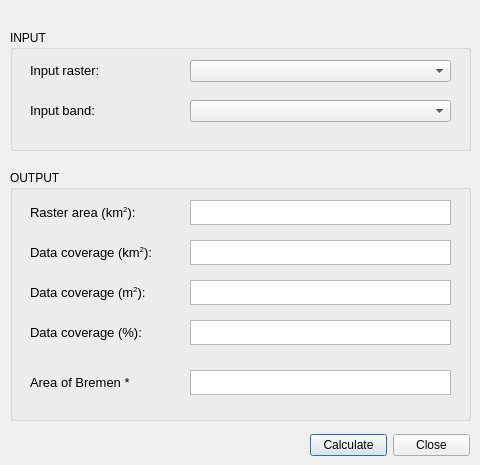
<?xml version="1.0" encoding="UTF-8"?>
<ui version="4.0">
 <class>RasterDataCoverage</class>
 <widget class="QDialog" name="RasterDataCoverage">
  <property name="geometry">
   <rect>
    <x>0</x>
    <y>0</y>
    <width>480</width>
    <height>465</height>
   </rect>
  </property>
  <property name="windowTitle">
   <string>Calculate Raster Coverage</string>
  </property>
  <widget class="QWidget" name="verticalLayoutWidget">
   <property name="geometry">
    <rect>
     <x>10</x>
     <y>30</y>
     <width>461</width>
     <height>121</height>
    </rect>
   </property>
   <layout class="QVBoxLayout" name="verticalLayout">
    <item>
     <widget class="QGroupBox" name="groupBoxInput">
      <property name="title">
       <string>INPUT</string>
      </property>
      <widget class="QLabel" name="label">
       <property name="geometry">
        <rect>
         <x>20</x>
         <y>70</y>
         <width>141</width>
         <height>22</height>
        </rect>
       </property>
       <property name="text">
        <string>&lt;html&gt;&lt;head/&gt;&lt;body&gt;&lt;p&gt;&lt;span style=&quot; font-size:10pt;&quot;&gt;Input band:&lt;/span&gt;&lt;/p&gt;&lt;/body&gt;&lt;/html&gt;</string>
       </property>
      </widget>
      <widget class="QLabel" name="label_2">
       <property name="geometry">
        <rect>
         <x>20</x>
         <y>30</y>
         <width>141</width>
         <height>22</height>
        </rect>
       </property>
       <property name="text">
        <string>&lt;html&gt;&lt;head/&gt;&lt;body&gt;&lt;p&gt;&lt;span style=&quot; font-size:10pt;&quot;&gt;Input raster:&lt;/span&gt;&lt;/p&gt;&lt;/body&gt;&lt;/html&gt;</string>
       </property>
      </widget>
      <widget class="QComboBox" name="comboBoxInputRaster">
       <property name="geometry">
        <rect>
         <x>180</x>
         <y>30</y>
         <width>261</width>
         <height>22</height>
        </rect>
       </property>
       <property name="sizePolicy">
        <sizepolicy hsizetype="Expanding" vsizetype="Expanding">
         <horstretch>0</horstretch>
         <verstretch>0</verstretch>
        </sizepolicy>
       </property>
      </widget>
      <widget class="QComboBox" name="comboBoxInputBand">
       <property name="geometry">
        <rect>
         <x>180</x>
         <y>70</y>
         <width>261</width>
         <height>22</height>
        </rect>
       </property>
       <property name="sizePolicy">
        <sizepolicy hsizetype="Expanding" vsizetype="Expanding">
         <horstretch>0</horstretch>
         <verstretch>0</verstretch>
        </sizepolicy>
       </property>
      </widget>
     </widget>
    </item>
   </layout>
  </widget>
  <widget class="QWidget" name="verticalLayoutWidget_2">
   <property name="geometry">
    <rect>
     <x>10</x>
     <y>170</y>
     <width>461</width>
     <height>251</height>
    </rect>
   </property>
   <layout class="QVBoxLayout" name="verticalLayout_2">
    <item>
     <widget class="QGroupBox" name="groupBoxOutput">
      <property name="title">
       <string>OUTPUT</string>
      </property>
      <widget class="QLabel" name="label_3">
       <property name="geometry">
        <rect>
         <x>20</x>
         <y>30</y>
         <width>131</width>
         <height>25</height>
        </rect>
       </property>
       <property name="sizePolicy">
        <sizepolicy hsizetype="Fixed" vsizetype="Fixed">
         <horstretch>0</horstretch>
         <verstretch>0</verstretch>
        </sizepolicy>
       </property>
       <property name="toolTip">
        <string>&lt;html&gt;&lt;head/&gt;&lt;body&gt;&lt;p&gt;Area of entire raster dataset (including NaN values)&lt;/p&gt;&lt;/body&gt;&lt;/html&gt;</string>
       </property>
       <property name="text">
        <string>&lt;html&gt;&lt;head/&gt;&lt;body&gt;&lt;p&gt;&lt;span style=&quot; font-size:10pt;&quot;&gt;Raster area (km&lt;/span&gt;&lt;span style=&quot; font-size:10pt; vertical-align:super;&quot;&gt;2&lt;/span&gt;&lt;span style=&quot; font-size:10pt;&quot;&gt;):&lt;/span&gt;&lt;/p&gt;&lt;/body&gt;&lt;/html&gt;</string>
       </property>
      </widget>
      <widget class="QTextEdit" name="textRasterAreaKilometer">
       <property name="geometry">
        <rect>
         <x>180</x>
         <y>30</y>
         <width>261</width>
         <height>25</height>
        </rect>
       </property>
       <property name="sizePolicy">
        <sizepolicy hsizetype="Expanding" vsizetype="Expanding">
         <horstretch>0</horstretch>
         <verstretch>0</verstretch>
        </sizepolicy>
       </property>
       <property name="toolTip">
        <string>&lt;html&gt;&lt;head/&gt;&lt;body&gt;&lt;p&gt;Area of entire raster dataset (including NaN values)&lt;/p&gt;&lt;/body&gt;&lt;/html&gt;</string>
       </property>
       <property name="layoutDirection">
        <enum>Qt::LeftToRight</enum>
       </property>
       <property name="verticalScrollBarPolicy">
        <enum>Qt::ScrollBarAlwaysOff</enum>
       </property>
       <property name="horizontalScrollBarPolicy">
        <enum>Qt::ScrollBarAlwaysOff</enum>
       </property>
       <property name="readOnly">
        <bool>true</bool>
       </property>
      </widget>
      <widget class="QTextEdit" name="textDataCoverageKilometer">
       <property name="geometry">
        <rect>
         <x>180</x>
         <y>70</y>
         <width>261</width>
         <height>25</height>
        </rect>
       </property>
       <property name="toolTip">
        <string>&lt;html&gt;&lt;head/&gt;&lt;body&gt;&lt;p&gt;Area of valid data values (no NaN)&lt;/p&gt;&lt;/body&gt;&lt;/html&gt;</string>
       </property>
       <property name="verticalScrollBarPolicy">
        <enum>Qt::ScrollBarAlwaysOff</enum>
       </property>
       <property name="horizontalScrollBarPolicy">
        <enum>Qt::ScrollBarAlwaysOff</enum>
       </property>
       <property name="readOnly">
        <bool>true</bool>
       </property>
      </widget>
      <widget class="QLabel" name="label_4">
       <property name="geometry">
        <rect>
         <x>20</x>
         <y>70</y>
         <width>131</width>
         <height>25</height>
        </rect>
       </property>
       <property name="toolTip">
        <string>&lt;html&gt;&lt;head/&gt;&lt;body&gt;&lt;p&gt;Area of valid data values (no NaN)&lt;/p&gt;&lt;/body&gt;&lt;/html&gt;</string>
       </property>
       <property name="text">
        <string>&lt;html&gt;&lt;head/&gt;&lt;body&gt;&lt;p&gt;&lt;span style=&quot; font-size:10pt;&quot;&gt;Data coverage (km&lt;/span&gt;&lt;span style=&quot; font-size:10pt; vertical-align:super;&quot;&gt;2&lt;/span&gt;&lt;span style=&quot; font-size:10pt;&quot;&gt;):&lt;/span&gt;&lt;/p&gt;&lt;/body&gt;&lt;/html&gt;</string>
       </property>
      </widget>
      <widget class="QLabel" name="label_5">
       <property name="geometry">
        <rect>
         <x>20</x>
         <y>150</y>
         <width>131</width>
         <height>25</height>
        </rect>
       </property>
       <property name="toolTip">
        <string>&lt;html&gt;&lt;head/&gt;&lt;body&gt;&lt;p&gt;Percentage of valid data cells in dataset&lt;/p&gt;&lt;/body&gt;&lt;/html&gt;</string>
       </property>
       <property name="text">
        <string>&lt;html&gt;&lt;head/&gt;&lt;body&gt;&lt;p&gt;&lt;span style=&quot; font-size:10pt;&quot;&gt;Data coverage (&lt;/span&gt;&lt;span style=&quot; font-size:10pt;&quot;&gt;%&lt;/span&gt;&lt;span style=&quot; font-size:10pt;&quot;&gt;):&lt;/span&gt;&lt;/p&gt;&lt;/body&gt;&lt;/html&gt;</string>
       </property>
      </widget>
      <widget class="QTextEdit" name="textDataCoveragePercentage">
       <property name="geometry">
        <rect>
         <x>180</x>
         <y>150</y>
         <width>261</width>
         <height>25</height>
        </rect>
       </property>
       <property name="toolTip">
        <string>&lt;html&gt;&lt;head/&gt;&lt;body&gt;&lt;p&gt;Percentage of valid data cells in dataset&lt;/p&gt;&lt;p&gt;&lt;br/&gt;&lt;/p&gt;&lt;/body&gt;&lt;/html&gt;</string>
       </property>
       <property name="verticalScrollBarPolicy">
        <enum>Qt::ScrollBarAlwaysOff</enum>
       </property>
       <property name="horizontalScrollBarPolicy">
        <enum>Qt::ScrollBarAlwaysOff</enum>
       </property>
       <property name="readOnly">
        <bool>true</bool>
       </property>
      </widget>
      <widget class="QLabel" name="label_6">
       <property name="geometry">
        <rect>
         <x>20</x>
         <y>110</y>
         <width>131</width>
         <height>25</height>
        </rect>
       </property>
       <property name="toolTip">
        <string>&lt;html&gt;&lt;head/&gt;&lt;body&gt;&lt;p&gt;Area of valid data values (no NaN)&lt;/p&gt;&lt;/body&gt;&lt;/html&gt;</string>
       </property>
       <property name="text">
        <string>&lt;html&gt;&lt;head/&gt;&lt;body&gt;&lt;p&gt;&lt;span style=&quot; font-size:10pt;&quot;&gt;Data coverage (m&lt;/span&gt;&lt;span style=&quot; font-size:10pt; vertical-align:super;&quot;&gt;2&lt;/span&gt;&lt;span style=&quot; font-size:10pt;&quot;&gt;):&lt;/span&gt;&lt;/p&gt;&lt;/body&gt;&lt;/html&gt;</string>
       </property>
      </widget>
      <widget class="QTextEdit" name="textDataCoverageMeter">
       <property name="geometry">
        <rect>
         <x>180</x>
         <y>110</y>
         <width>261</width>
         <height>25</height>
        </rect>
       </property>
       <property name="toolTip">
        <string>&lt;html&gt;&lt;head/&gt;&lt;body&gt;&lt;p&gt;Area of valid data values (no NaN)&lt;/p&gt;&lt;/body&gt;&lt;/html&gt;</string>
       </property>
       <property name="verticalScrollBarPolicy">
        <enum>Qt::ScrollBarAlwaysOff</enum>
       </property>
       <property name="horizontalScrollBarPolicy">
        <enum>Qt::ScrollBarAlwaysOff</enum>
       </property>
       <property name="readOnly">
        <bool>true</bool>
       </property>
      </widget>
      <widget class="QLabel" name="label_7">
       <property name="geometry">
        <rect>
         <x>20</x>
         <y>200</y>
         <width>151</width>
         <height>25</height>
        </rect>
       </property>
       <property name="text">
        <string>&lt;html&gt;&lt;head/&gt;&lt;body&gt;&lt;p&gt;&lt;span style=&quot; font-size:10pt;&quot;&gt;Area of Bremen   *&lt;/span&gt;&lt;/p&gt;&lt;/body&gt;&lt;/html&gt;</string>
       </property>
      </widget>
      <widget class="QTextEdit" name="textDataCoverageBremen">
       <property name="geometry">
        <rect>
         <x>180</x>
         <y>200</y>
         <width>261</width>
         <height>25</height>
        </rect>
       </property>
       <property name="verticalScrollBarPolicy">
        <enum>Qt::ScrollBarAlwaysOff</enum>
       </property>
       <property name="horizontalScrollBarPolicy">
        <enum>Qt::ScrollBarAlwaysOff</enum>
       </property>
       <property name="readOnly">
        <bool>true</bool>
       </property>
      </widget>
     </widget>
    </item>
   </layout>
  </widget>
  <widget class="QWidget" name="horizontalLayoutWidget">
   <property name="geometry">
    <rect>
     <x>310</x>
     <y>430</y>
     <width>160</width>
     <height>31</height>
    </rect>
   </property>
   <layout class="QHBoxLayout" name="horizontalLayout">
    <item>
     <widget class="QPushButton" name="pushButtonCalc">
      <property name="sizePolicy">
       <sizepolicy hsizetype="Expanding" vsizetype="Fixed">
        <horstretch>0</horstretch>
        <verstretch>0</verstretch>
       </sizepolicy>
      </property>
      <property name="text">
       <string>Calculate</string>
      </property>
     </widget>
    </item>
    <item>
     <widget class="QDialogButtonBox" name="buttonBox">
      <property name="orientation">
       <enum>Qt::Horizontal</enum>
      </property>
      <property name="standardButtons">
       <set>QDialogButtonBox::Close</set>
      </property>
     </widget>
    </item>
   </layout>
  </widget>
 </widget>
 <resources/>
 <connections>
  <connection>
   <sender>buttonBox</sender>
   <signal>accepted()</signal>
   <receiver>RasterDataCoverage</receiver>
   <slot>accept()</slot>
   <hints>
    <hint type="sourcelabel">
     <x>392</x>
     <y>437</y>
    </hint>
    <hint type="destinationlabel">
     <x>157</x>
     <y>274</y>
    </hint>
   </hints>
  </connection>
  <connection>
   <sender>buttonBox</sender>
   <signal>rejected()</signal>
   <receiver>RasterDataCoverage</receiver>
   <slot>reject()</slot>
   <hints>
    <hint type="sourcelabel">
     <x>398</x>
     <y>437</y>
    </hint>
    <hint type="destinationlabel">
     <x>286</x>
     <y>274</y>
    </hint>
   </hints>
  </connection>
  <connection>
   <sender>buttonBox</sender>
   <signal>rejected()</signal>
   <receiver>RasterDataCoverage</receiver>
   <slot>close()</slot>
   <hints>
    <hint type="sourcelabel">
     <x>392</x>
     <y>437</y>
    </hint>
    <hint type="destinationlabel">
     <x>199</x>
     <y>149</y>
    </hint>
   </hints>
  </connection>
 </connections>
</ui>
